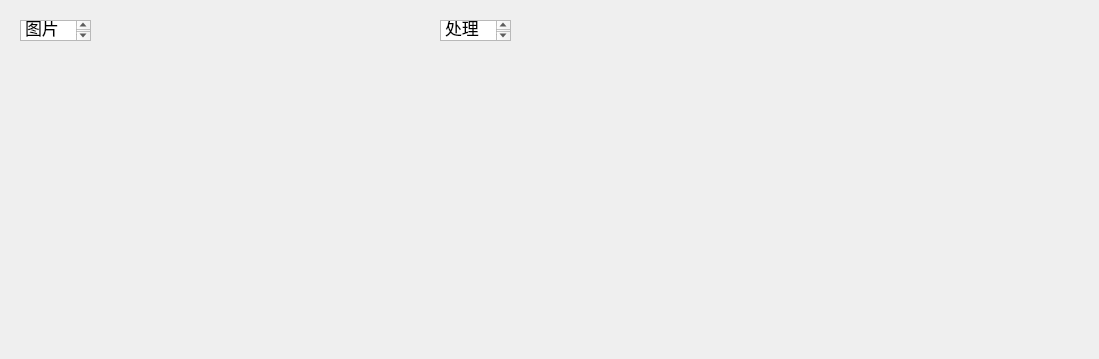
    <widget class="QWidget" name="scrollAreaWidgetContents">
     <property name="geometry">
      <rect>
       <x>0</x>
       <y>0</y>
       <width>1099</width>
       <height>359</height>
      </rect>
     </property>
     <widget class="QLabel" name="labelimage">
      <property name="geometry">
       <rect>
        <x>0</x>
        <y>60</y>
        <width>891</width>
        <height>271</height>
       </rect>
      </property>
      <property name="text">
       <string/>
      </property>
      <property name="alignment">
       <set>Qt::AlignHCenter|Qt::AlignTop</set>
      </property>
     </widget>
     <widget class="QTextBrowser" name="textBrowser_2">
      <property name="geometry">
       <rect>
        <x>20</x>
        <y>20</y>
        <width>71</width>
        <height>21</height>
       </rect>
      </property>
      <property name="html">
       <string>&lt;!DOCTYPE HTML PUBLIC &quot;-//W3C//DTD HTML 4.0//EN&quot; &quot;http://www.w3.org/TR/REC-html40/strict.dtd&quot;&gt;
&lt;html&gt;&lt;head&gt;&lt;meta name=&quot;qrichtext&quot; content=&quot;1&quot; /&gt;&lt;style type=&quot;text/css&quot;&gt;
p, li { white-space: pre-wrap; }
&lt;/style&gt;&lt;/head&gt;&lt;body style=&quot; font-family:'.SF NS Text'; font-size:13pt; font-weight:400; font-style:normal;&quot;&gt;
&lt;p style=&quot; margin-top:0px; margin-bottom:0px; margin-left:0px; margin-right:0px; -qt-block-indent:0; text-indent:0px;&quot;&gt;图片展示&lt;/p&gt;&lt;/body&gt;&lt;/html&gt;</string>
      </property>
     </widget>
     <widget class="QTextBrowser" name="textBrowser_3">
      <property name="geometry">
       <rect>
        <x>440</x>
        <y>20</y>
        <width>71</width>
        <height>21</height>
       </rect>
      </property>
      <property name="html">
       <string>&lt;!DOCTYPE HTML PUBLIC &quot;-//W3C//DTD HTML 4.0//EN&quot; &quot;http://www.w3.org/TR/REC-html40/strict.dtd&quot;&gt;
&lt;html&gt;&lt;head&gt;&lt;meta name=&quot;qrichtext&quot; content=&quot;1&quot; /&gt;&lt;style type=&quot;text/css&quot;&gt;
p, li { white-space: pre-wrap; }
&lt;/style&gt;&lt;/head&gt;&lt;body style=&quot; font-family:'.SF NS Text'; font-size:13pt; font-weight:400; font-style:normal;&quot;&gt;
&lt;p style=&quot; margin-top:0px; margin-bottom:0px; margin-left:0px; margin-right:0px; -qt-block-indent:0; text-indent:0px;&quot;&gt;处理结果&lt;/p&gt;&lt;/body&gt;&lt;/html&gt;</string>
      </property>
     </widget>
    </widget>
